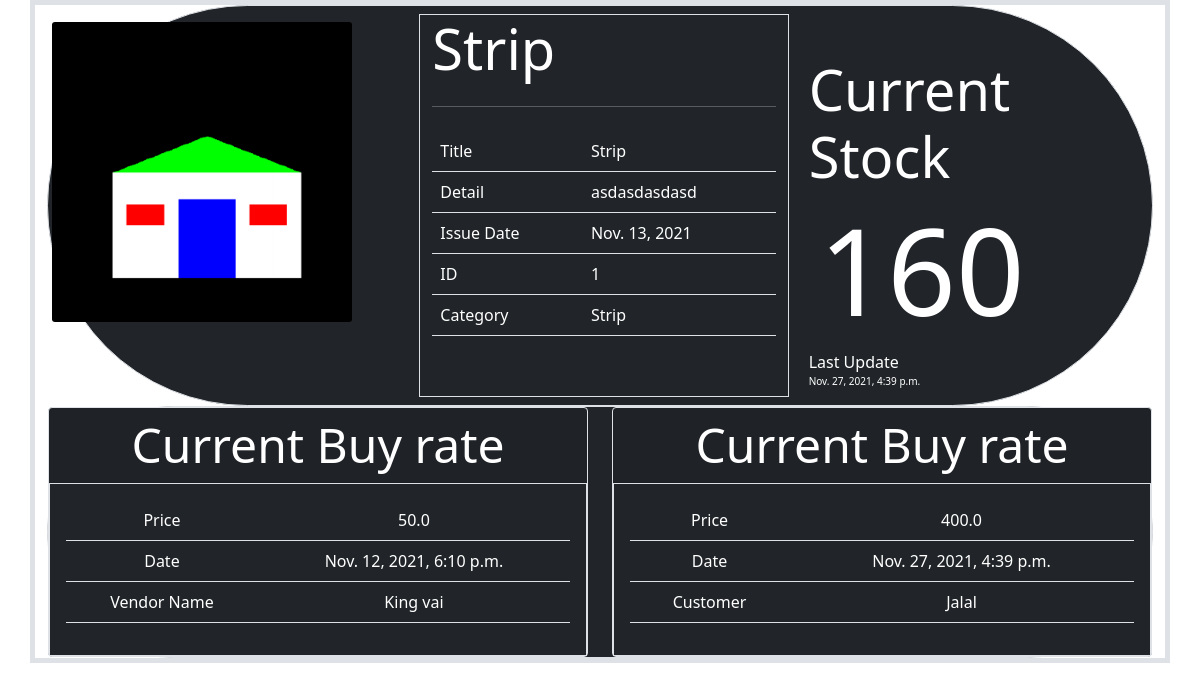
Screenshot of /prodcut/detail/1 with the database file from the repository.
### Products/models.py (models this page shows, shortened)
class Product(models.Model):
   title          =  models.CharField(max_length=100)
   detail         = models.TextField(max_length=100)
   creator        = models.ForeignKey(User,on_delete=models.CASCADE)
   category       = models.ForeignKey(Product_Category,on_delete=models.CASCADE)
   unit           = models.ForeignKey(Product_Unit,on_delete=models.CASCADE)
   product_photo  = models.ImageField(upload_to=upload_image_path,null=True)
   upload_date    = models.DateField(auto_now_add=True)

class Product_Category(models.Model):
   category = models.CharField(max_length=50)
   def __str__(self):
      return self.category

### Transaction_app/models.py (models this page shows, shortened)
class Inventory(models.Model):
   product                = models.ForeignKey(Product, on_delete=models.CASCADE)
   purchase               =models.ForeignKey(Purchase, on_delete=models.CASCADE,null=True)
   sale                   = models.ForeignKey(Sale, on_delete=models.CASCADE,default=0,null=True)
   purchase_quantity      = models.FloatField(default=0,null=True)
   sale_quantity          = models.FloatField(default=0,null=True)
   total_quantity_balance = models.FloatField(default=0)
   updated_date           = models.DateTimeField(null=True)
   class Meta:
      verbose_name_plural = "Inventroy"

class Purchase(models.Model):
   product            = models.ForeignKey(Product,on_delete=models.CASCADE)
   vendor             = models.ForeignKey(Vendor,on_delete=models.CASCADE)
   quantity           = models.FloatField()
   price              = models.FloatField()
   transaction_method = models.ForeignKey(Transaction_Method,on_delete=models.CASCADE,null=True,default="None")
   total_amount       = models.FloatField(editable=False,default=0)
   purchase_date      = models.DateTimeField(auto_now_add=True)
   class Meta:
      verbose_name_plural="Purchase Data"

class Sale(models.Model):
   product            = models.ForeignKey(Product, on_delete=models.CASCADE)
   customer           = models.ForeignKey(customer, on_delete=models.CASCADE)
   quantity           = models.FloatField()
   price              = models.FloatField()
   total_amount       = models.FloatField(editable=False,default=0)
   transaction_method = models.ForeignKey(Transaction_Method,on_delete=models.CASCADE,null=True,default="None")
   sale_date          = models.DateTimeField(auto_now_add=True)
   class Meta:
      verbose_name_plural="Sale Data"

### Vendor_Company/models.py (models this page shows)
class Vendor(models.Model):
   vendor_name = models.CharField(max_length=100,null=True)
   country = models.CharField(max_length=50,null=True)
   address = models.CharField(max_length=100,null=True)
   phone_number = models.IntegerField(null=True)
   email = models.EmailField(max_length=20,null=True)
   vendor_photo = models.ImageField(upload_to=upload_image_path,null=True)
   running_status = models.BooleanField(null=True)
   def __str__(self):
      return self.vendor_name

### Customer_data/models.py (models this page shows)
class customer(models.Model):
   customer_name = models.CharField(max_length=50)
   phone_number = models.CharField(max_length=20)
   address = models.CharField(max_length=30)
   craeted_date = models.DateTimeField(auto_now_add=True)
   active_status = models.BooleanField(null=True)
   class Meta:
      verbose_name_plural="Customer Data"
   def __str__(self):
      return str(self.customer_name)

### Products/views.py (the view, shortened to what this page needs)
# urls.py: path('detail/<int:pk>',product_detail,name = 'product_detail_link')
def product_detail(request,*args,**kwargs):
   query_set = Product.objects.filter(id = kwargs['pk'])
   stock_query = Inventory.objects.filter(product_id=kwargs['pk']).order_by('-id').first()
   last_purchase_rate = Purchase.objects.filter(product_id=kwargs['pk']).order_by('-id').first()
   last_sell_rate = Sale.objects.filter(product_id=kwargs['pk']).order_by('-id').first()
   if stock_query and last_purchase_rate and last_sell_rate:
      total_stock = stock_query.total_quantity_balance
      update_date = stock_query.updated_date
      last_pur_rate   = last_purchase_rate.price
      last_pur_rate_date = last_purchase_rate.purchase_date
      last_pur_vendor = last_purchase_rate.vendor
      last_sale_rate   = last_sell_rate.price
      last_sale_rate_date = last_sell_rate.sale_date
      last_sale_customer = last_sell_rate.customer
   if query_set.exists() and query_set.count() == 1:
      instance = query_set.first()
   else:
      raise Http404("Custom ! error ! nO product Found")
   context ={
      'object':instance,
      'total_last_stock':int(total_stock),
      'update_date':update_date,
      'last_pur_rate':last_pur_rate,
      'last_pur_rate_date':last_pur_rate_date,
      'last_sale_rate':last_sale_rate,
      'last_sale_rate_date':last_sale_rate_date,
      'last_pur_vendor':last_pur_vendor,
      'last_sale_customer':last_sale_customer
   }
   return render(request, 'product_detail.html',context)

### Products/templates/product_detail.html (shortened to what this page needs)
{% extends 'bootstrap/cdn.html' %}
{% load static %}
{% block body %}
    <div class="container border border-5">
        <div class="card bg-dark border rounded-pill text-white">
            <div class="row">
                <div class="col align-self-start p-3">
                    <img src="{{ object.product_photo.url }}" class="detail_image card-img" alt="...">
                </div>
                <div class="col border m-2">
                    <h1 class="display-4">{{ object.title }}</h1>
                    <hr class="my-4">
                        <table class="table text-white">
                          <tbody>
                            <tr>
                              <td>Title</td>
                              <td>{{ object.title }}</td>
                            </tr>
                            <tr>
                              <td>Detail</td>
                              <td>{{ object.detail }}</td>
                            </tr>
                            <tr>
                              <td>Issue Date</td>
                              <td>{{ object.upload_date }}</td>
                            </tr>
                            <tr>
                              <td>ID</td>
                              <td>{{ object.pk }}</td>
                            </tr>
                            <tr>
                              <td>Category</td>
                              <td>{{ object.category }}</td>
                            </tr>
                          </tbody>
                        </table>
                </div>
                <div class="col">
                    <div class="align-items-center center_total_stock">
                        <h1 class="display-4">Current Stock</h1>
                        <h1 class="stock_total_number">{{ total_last_stock }}</h1>
                    </div>
                    <div>
                        Last Update
                        <p class="update_date">{{ update_date }}</p>
                    </div>
                </div>
            </div>
        </div>
        <div class="card bg-dark border rounded-pill text-white">
            <div class="row">
                <div class="col text-center">
                    <div class="card bg-dark border text-white">
                      <div class="card-header display-5">Current Buy rate</div>
                      <div class="card-body border">
                          <table class="table text-white">
                          <tbody>
                            <tr>
                              <td>Price</td>
                              <td>{{ last_pur_rate }}</td>
                            </tr>
                              <tr>
                                  <td>Date</td>
                                  <td>{{ last_pur_rate_date }}</td>
                              </tr>
                              <tr>
                                  <td>Vendor Name</td>
                                  <td>{{ last_pur_vendor }}</td>
                              </tr>
                          </tbody>
                        </table>
                      </div>
                    </div>
                </div>
                <div class="col text-center">
                     <div class="card bg-dark border text-white">
                      <div class="card-header display-5">Current Buy rate</div>
                      <div class="card-body border">
                           <table class="table text-white">
                          <tbody>
                            <tr>
                              <td>Price</td>
                              <td>{{ last_sale_rate }}</td>
                            </tr>
                              <tr>
                                  <td>Date</td>
                                  <td>{{ last_sale_rate_date }}</td>
                              </tr>
                            <tr>
                                  <td>Customer</td>
                                  <td>{{ last_sale_customer }}</td>
                              </tr>
                          </tbody>
                        </table>
                      </div>
                    </div>
                </div>
            </div>
        </div>
    </div>
{% endblock body %}

### static/product/product.css (style rules this page uses)
.detail_image { height:300px; width:300px; object-fit: cover; }
.center_total_stock { padding-top: 50px; }
.stock_total_number { font-size:120px; padding-left: 10px; }
.update_date { font-size:10px; }

### rows the page displays
Product: product_photo (picture), title "Strip", detail "asdasdasdasd", upload_date "Nov. 13, 2021", pk "1", category "Strip"
Inventory: updated_date "Nov. 27, 2021, 4:39 p.m."
Purchase: price "50.0", purchase_date "Nov. 12, 2021, 6:10 p.m."
Vendor: vendor_name "King vai"
Sale: price "400.0", sale_date "Nov. 27, 2021, 4:39 p.m."
customer: customer_name "Jalal"

### other values shown
{{ total_last_stock }} "160"
